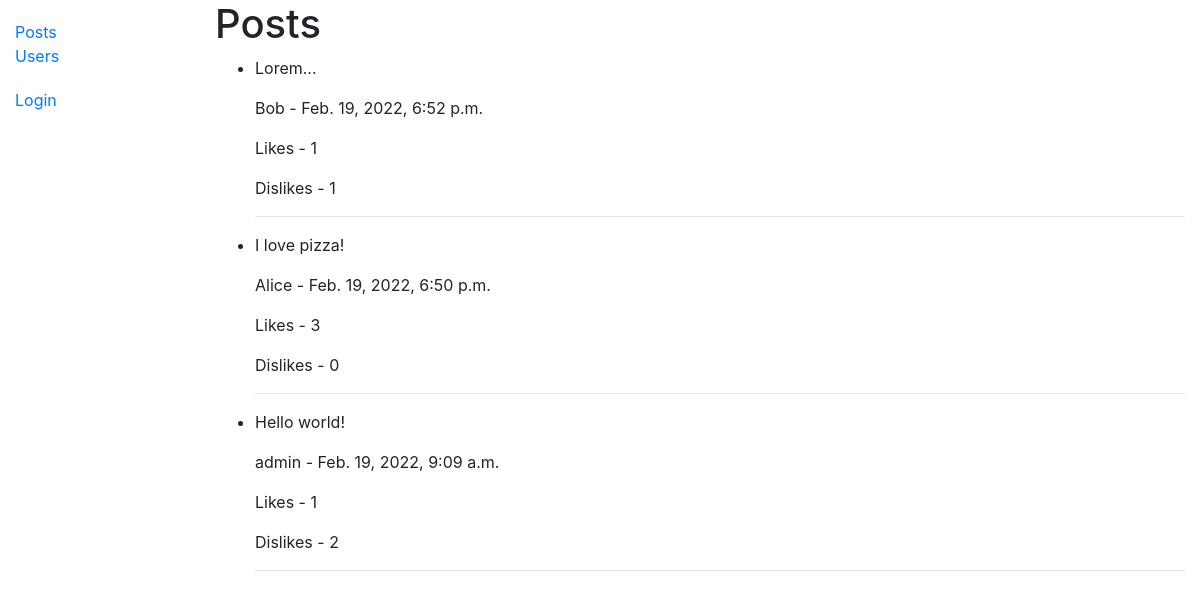
The page / on the database its author committed.
### posts/models.py (models this page shows, shortened)
class Post(models.Model):
    creator = models.ForeignKey(
        User,
        default=1,
        null=True,
        on_delete=models.SET_NULL
    )
    content = models.TextField(max_length=10000, help_text='Write new post')
    created = models.DateTimeField(auto_now_add=True)
    likes = models.ManyToManyField(
        User,
        through='LikeDate',
        blank=True,
        related_name='likes'
    )
    dislikes = models.ManyToManyField(User, blank=True,related_name='dislikes')
    class Meta:
        ordering = ['-created']

### posts/views.py (the view)
# urls.py: path('', views.PostListView.as_view(), name='index'),
class PostListView(generic.ListView):
    model = Post
    paginate_by = 10

### posts/templates/posts/post_list.html
{% extends "base.html" %}
{% block content %}
    <h1>Posts</h1>
    {% if post_list %}
    <ul>
        {% for post in post_list %}
            <li>
                <p>{{ post.content }}</p>
                <p>{{ post.creator }} - {{ post.created }}</p>
                {% if user.is_authenticated %}
                    <form method="post" action="{% url 'like' post.pk %}">
                        {% csrf_token %}
                        <input type="submit" value="Like"> - {{ post.likes.all.count }}
                    </form>
                    <form method="POST" action="{% url 'dislike' post.pk %}">
                        {% csrf_token %}
                        <input type="submit" value="Dislike"> - {{ post.dislikes.all.count }}
                    </form>
                {% else %}
                    <p>Likes - {{ post.likes.all.count }}</p>
                    <p>Dislikes - {{ post.dislikes.all.count }}</p>
                {% endif %}
            </li>
            <hr>
        {% endfor %}
    </ul>
    {% else %}
        <p>There are no posts.</p>
    {% endif %}
{% endblock %}

### posts/templates/base.html (shortened to what this page needs)
<!DOCTYPE html>
<html lang="en">
    <head>
        <link rel="stylesheet" href="https://cdn.jsdelivr.net/npm/bootstrap@4.5.3/dist/css/bootstrap.min.css">
        {% load static %}
        <link rel="stylesheet" href="{% static 'css/styles.css' %}">
    </head>
    <body>
        <div class="container-fluid">
            <div class="row">
                <div class="col-sm-2">
                    {% block sidebar %}
                    <ul class="sidebar-nav">
                        <li><a href="{% url 'index' %}">Posts</a></li>
                        <li><a href="{% url 'user_list' %}">Users</a></li>
                    </ul>
                    <ul class="sidebar-nav">
                        {% if user.is_authenticated %}
                            <li>User: {{ user.get_username }}</li>
                            <li><a href="{% url 'post_create' %}">Create post</a></li>
                            <li><a href="{% url 'logout' %}?next={{request.path}}">Logout</a></li>
                        {% else %}
                            <li><a href="{% url 'login' %}?next={{request.path}}">Login</a></li>
                        {% endif %}
                    </ul>
                    {% endblock %}
                </div>
                <div class="col-sm-10">
                    {% block content %}{% endblock %}
                </div>
            </div>
        </div>
    </body>
</html>

### posts/static/css/styles.css (style rules this page uses)
.sidebar-nav { margin-top: 20px; padding: 0; list-style: none; }

### rows shown on the page
Post: content "Lorem...", creator "Bob", created "Feb. 19, 2022, 6:52 p.m.", likes.all.count "1", dislikes.all.count "1"
Post: content "I love pizza!", creator "Alice", created "Feb. 19, 2022, 6:50 p.m.", likes.all.count "3", dislikes.all.count "0"
Post: content "Hello world!", creator "admin", created "Feb. 19, 2022, 9:09 a.m.", likes.all.count "1", dislikes.all.count "2"
